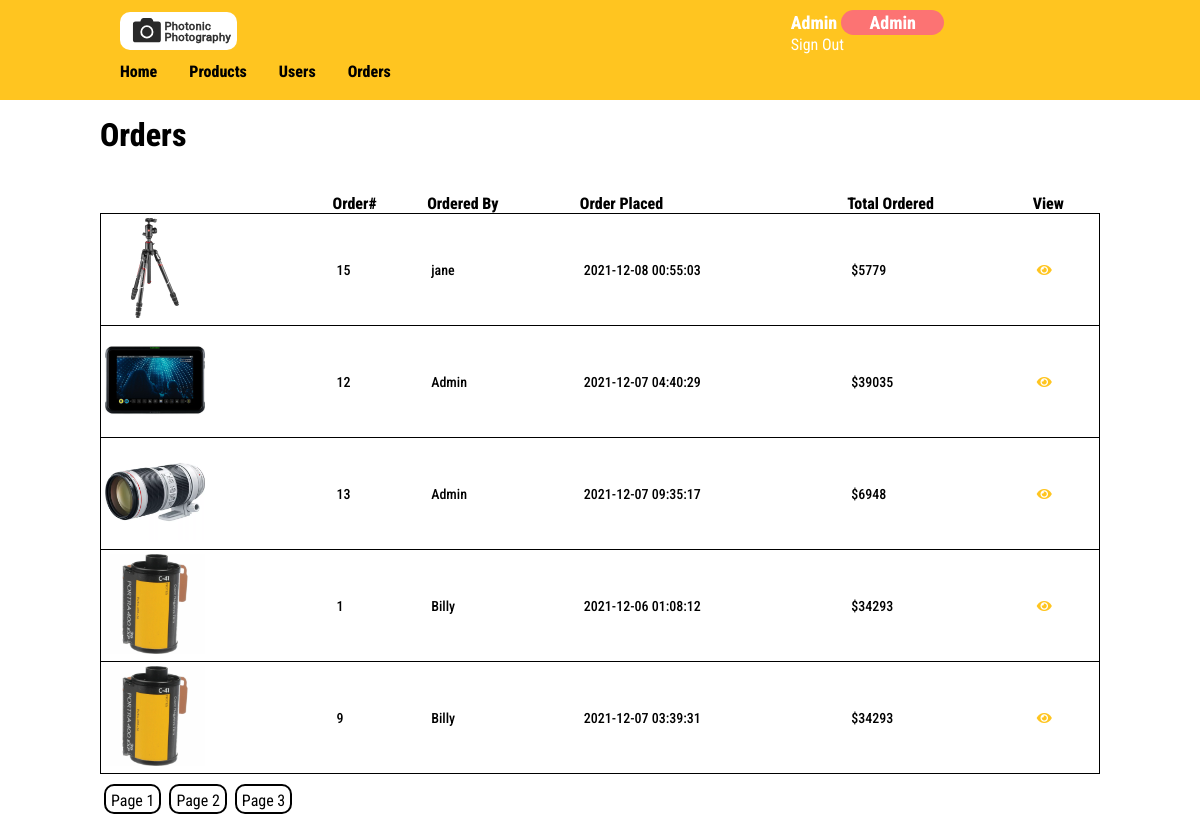
Page /orders.php (signed in) on the committed database.
### tables this page shows
CREATE TABLE `userorders` (
  `userid` int(11) NOT NULL,
  `orderid` int(11) NOT NULL,
  `orderdate` datetime NOT NULL,
  `firstproductcode` varchar(256) NOT NULL,
  `totalordered` int(25) NOT NULL
);

CREATE TABLE `products` (
  `id` int(11) NOT NULL,
  `name` varchar(250) NOT NULL,
  `features` varchar(400) NOT NULL,
  `description` varchar(800) NOT NULL,
  `code` varchar(100) NOT NULL,
  `price` decimal(65,0) NOT NULL,
  `stockquantity` int(5) NOT NULL,
  `image` varchar(250) NOT NULL
);

CREATE TABLE `users` (
  `userid` int(100) NOT NULL,
  `firstname` text NOT NULL,
  `lastname` text NOT NULL,
  `email` varchar(256) NOT NULL,
  `streetadd` varchar(256) DEFAULT NULL,
  `city` varchar(100) DEFAULT NULL,
  `suburb` varchar(100) DEFAULT NULL,
  `country` varchar(256) DEFAULT NULL,
  `psw` varchar(256) NOT NULL
);

### pagecalculation.php (called while the page is built, shortened)
<?php
    $rpp = 5;
    isset($_GET['page']) ? $page = $_GET['page'] : $page = 0;
    if($page > 1){
        $start = $page * $rpp - $rpp;
    }
    else {
        $start = 0;
    }

### db.php (called while the page is built, shortened)
<?php
    class db_photography {
        private $host = "localhost";
        private $user = "bradley";
        private $db = "photography";
        private $pass = "bradleyadmin";
        private $conn;
        public function __construct() {
            try {
                $this->conn = new PDO("mysql:host=" . $this->host . ";dbname=" . $this->db, $this->user, $this->pass);
            }
            catch (PDOException $e) {
                print("Unable to connect to the databse");
                exit();
            }
        }
        public function getsubsetofallorders($table, $start, $rpp){
            $sql = "SELECT * FROM userorders INNER JOIN products on userorders.firstproductcode = products.code INNER JOIN users on userorders.userid = users.userid LIMIT $start, $rpp";
            $q = $this->conn->query($sql)or die("failed query in getsubsetofallorders");
            while($r = $q->fetch(PDO::FETCH_ASSOC)) {
                $results[] = $r;
            }
            return $results;
            exit();
        }
        public function getallorders() {
            $sql = "SELECT * FROM userorders INNER JOIN products on userorders.firstproductcode = products.code INNER JOIN users on userorders.userid = users.userid";
            $q = $this->conn->query($sql)or die("failed query in getting all orders");
            while($r = $q->fetch(PDO::FETCH_ASSOC)){
                $results[] = $r;
            }
            return $results;
            exit();
        }
    }
?>

### orders.php (the view, shortened to what this page needs)
<!DOCTYPE html>
<?php
    spl_autoload_register(function ($class) {
        include_once('db.php');
    });
    $obj = new db_photography;
    $results = $obj->getallorders();
    include 'pagecalculation.php';
    $results = $obj->getsubsetofallorders('userorders', $start, $rpp);
?>
<html lang="en">
    <head>
        <link rel="stylesheet" href="https://cdnjs.cloudflare.com/ajax/libs/font-awesome/5.15.4/css/all.min.css" />
        <link rel="stylesheet" href="css/catalogue.css">
        <link rel="stylesheet" href="css/orders.css">
    </head>
    <body>
        <div class="nav" id="nav">
            <div class="nav-inner-top">
                <div class="logo">
                    <a href="index.php">
                        <img src="images/logo-white.svg" alt="Photonic Photography Logo">
                    </a>
                </div>
                <div class="right-header">
                    <div class="header-icon">
                        <ul>
                            <li>
                                <div class="account">
                                    <div class="nameRole">
                                        <p><?=ucfirst($_SESSION['username']);?> <span class="userRoleIcon"><?=$_SESSION['userrole'];?></span></p>
                                        <form action="controller.php" class="signoutform" id="signoutform" method="POST">
                                            <button type='submit' class="signOutButton">Sign Out</button>
                                        </form>
                                    </div>
                                </div>
                            </li>
                        </ul>
                    </div>
                </div>
            </div>
            <div class="nav-inner-bottom">
                <div class="links">
                    <ul>
                        <li><a href="index.php">Home</a></li>
                        <li><a href="displaycatalogue.php">Products</a></li>
                        <li><a href="displayusers.php">Users</a></li>
                        <li><a href="orders.php">Orders</a></li>
                    </ul>
                </div>
            </div>
        </div>
        <div class="wrapper">
            <div class="sub-header">
                <h1>Orders</h1>
            </div>
            <div class="table_results">
                <table class="products">
                    <tbody>
                        <tr>
                            <th scope="col"></th>
                            <th scope="col">Order#</th>
                            <th scope="col">Ordered By</th>
                            <th scope="col">Order Placed</th>
                            <th scope="col">Total Ordered</th>
                            <th scope="col">View</th>
                        </tr>
                        <?php
                            foreach($results as $result){?>
                                <tr>
                                    <td><?php echo "<img class='image' src=".$result['image']." alt='".$result['name']."'>";?></td>
                                    <td><?php echo $result['orderid'];?></td>
                                    <td><?php echo $result['firstname'];?></td>
                                    <td><?php echo $result['orderdate'];?></td>
                                    <td>$<?php echo $result['totalordered'];?></td>
                                    <td>
                                        <form action="controller.php" class="table_form" method="POST">
                                            <div>
                                                <button class="vieworder" type="submit"><i class="fas fa-eye"></i></button>
                                            </div>
                                        </form>
                                    </td>
                                </tr>
                        <?php
                            }
                        ?>
                    </tbody>
                </table>
                <div class="pagelinks">
                            <?php
                                for($x = 1; $x <= $_SESSION['ordertotalPages']; $x++){
                                    echo"<a href='?page=$x'>Page $x</a>";
                                }
                            ?>
                </div>
            </div>
        </div>
    </body>
</html>

### css/catalogue.css (style rules this page uses)
*, *::before, *::after { margin: 0; padding: 0; box-sizing: border-box; font-family: "Roboto Condensed", Arial, 'sans-serif'; font-weight: 800; }
.wrapper { max-width: 85%; min-width: 700px; margin-top: 2%; padding-bottom: 10px; padding-left: 10px; margin: auto; }
.nav { display: flex; flex-direction: column; margin: 0px 0px 1rem 0px; background-color: #FFC520; height: 100px; justify-content: center; }
.nav-inner-top { display: flex; justify-content: space-between; align-items: center; max-height: 42px; }
.nav-inner-bottom { vertical-align: middle; }
.nav ul li { list-style: none; padding: 0.5rem 1rem; }
.nav ul li a { text-decoration: none; color: #000; }
.nav ul { display: flex; }
.logo img { height: 38px; margin-left: 120px; border-radius: 10px;; }
.nameRole { font-size: 18px; }
.links { max-width: 50%; margin-left: 104px; }
.account { margin-right: 120px; }
.right-header { margin-right: 120px; color: #fff; min-width: 12%; }
.userRoleIcon { background-color: #FC7373; padding: 2px 28px; border-radius: 75px; color: white; }
.image { text-align: center; }
img.image { max-width: 100px; display: inline-block; }
table { width: 99%; border-collapse: collapse; font-size: 14px; display: table; }
table tr th { padding: 0 2px; text-align: left; font-size: 1rem; display: table-cell; vertical-align: bottom; }
table tr td { padding: 4px 20px; border: 1px solid black; font-weight: 500; }
.pagelinks { display: flex; height: 50px; }
.pagelinks a, .addproduct a { border: 2px solid black; border-radius: 10px; padding: 5px; position: relative; margin: 10px 4px; color: black; font-weight: normal; }
.pagelinks a, .pagelinks a:hover, .pagelinks a:visited, .pagelinks a:active, .addproduct a { text-decoration: none; }
.signOutButton { background: none!important; padding: 0!important; border: none; cursor: pointer; color: #fff; font-family: "Roboto Condensed", Arial, 'sans-serif'; font-weight: normal; font-size: 16px; }
i::before { font-family: unset; }
.vieworder { background: none; border: none; color: #FFC520; cursor: pointer; padding: 0px; }

### css/orders.css (style rules this page uses)
table tr td { padding: 4px; border: none; border-top: 1px solid black!important; border-bottom: 1px solid black!important; font-weight: 500; }
table tr td:first-child { border-left: 1px solid black!important; }
table tr td:last-child { border-right: 1px solid black!important; }
table tr th { padding: 0; text-align: left; font-size: 1rem; display: table-cell; vertical-align: bottom; }
.sub-header { padding-bottom: 40px; }

### rows in the picture
userorders: products.image (picture), orderid "15", userid.firstname "jane", orderdate "2021-12-08 00:55:03", totalordered "5779"
userorders: products.image (picture), orderid "12", userid.firstname "Admin", orderdate "2021-12-07 04:40:29", totalordered "39035"
userorders: products.image (picture), orderid "13", userid.firstname "Admin", orderdate "2021-12-07 09:35:17", totalordered "6948"
userorders: products.image (picture), orderid "1", userid.firstname "Billy", orderdate "2021-12-06 01:08:12", totalordered "34293"
userorders: products.image (picture), orderid "9", userid.firstname "Billy", orderdate "2021-12-07 03:39:31", totalordered "34293"

### other values in the picture
$_SESSION['username'] "Admin"
$_SESSION['userrole'] "Admin"
